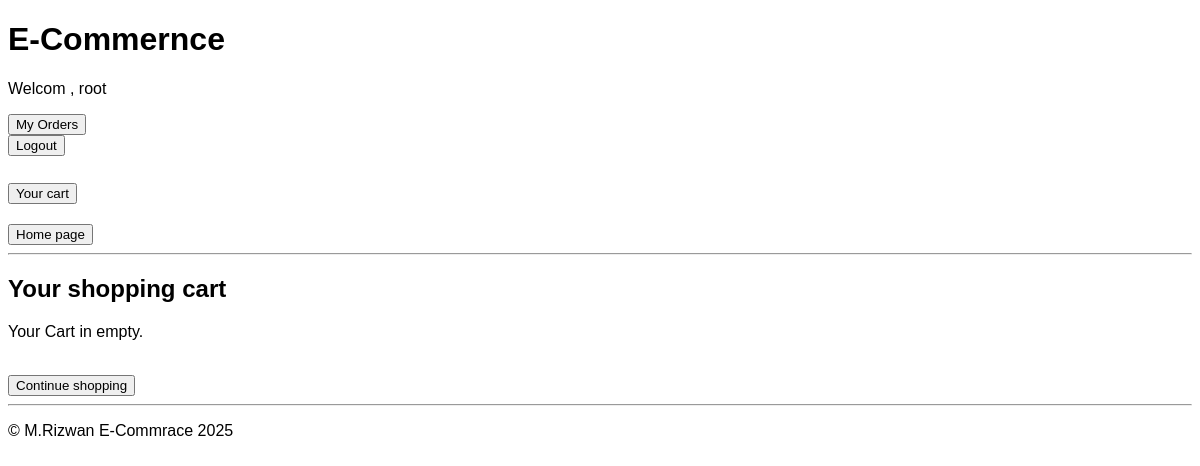
The app's page /cart/ (signed in), older data.
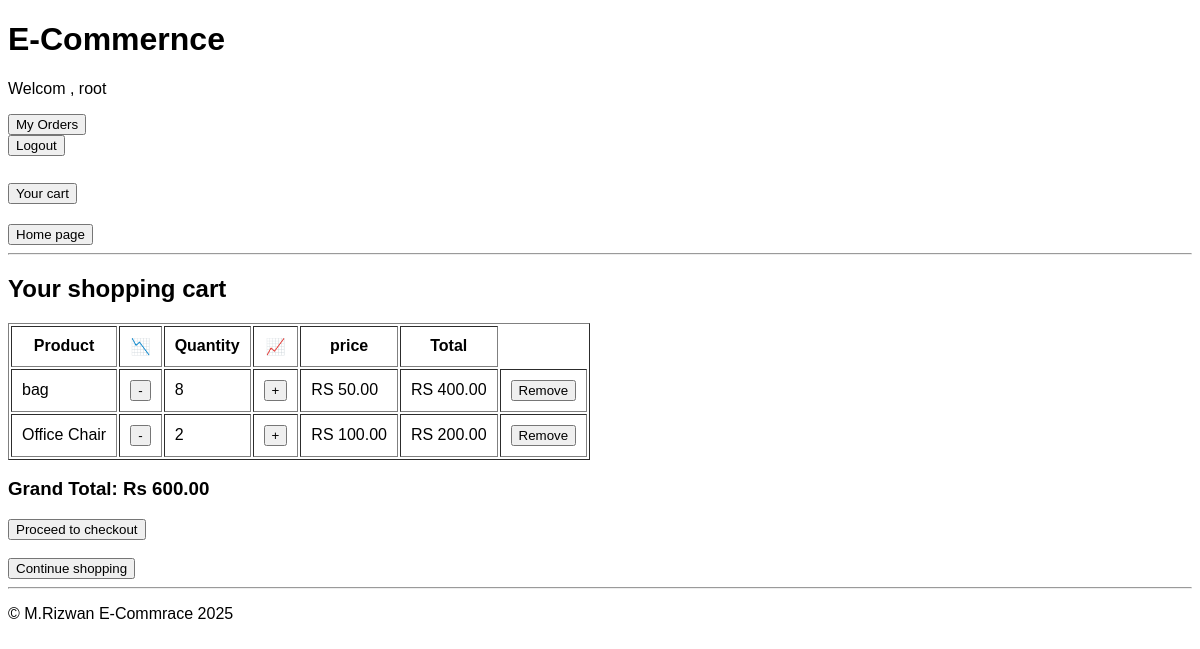
The same page, newer data.
### cart/models.py (models this page shows, shortened)
class CartItem(models.Model):
    cart = models.ForeignKey(Cart, on_delete=models.CASCADE)
    product = models.ForeignKey(Product, on_delete=models.CASCADE)
    quantity = models.PositiveIntegerField(default=1)
    @property
    def total_price(self):
        return self.product.price * self.quantity

### store/models.py (models this page shows, shortened)
class Product(TimeStampedModel):
    name = models.CharField(max_length=200)
    price = models.DecimalField(max_digits=10, decimal_places=2)
    categories = models.ManyToManyField(Category)
    description = models.TextField()

### cart/views.py (the view)
# urls.py: path('', CartDetailView.as_view(), name="cart"),
class CartDetailView(LoginRequiredMixin, TemplateView):
    template_name = "cart/cart.html"
    login_url= "/login/"
    def get_context_data(self, **kwargs):
        context= super().get_context_data(**kwargs)
        cart = Cart.objects.filter(user= self.request.user).first()
        context['cart']= cart
        if cart:
            items = cart.cartitem_set.all()
            total = sum(item.total_price for item in items)
            context['items'] = items
            context['total'] = total
        else:
            context['items'] = []
            context['total'] = 0
        return context

### templates/cart/cart.html (shortened to what this page needs)
{% extends "base.html" %}
{% block content %}
<h2>Your shopping cart</h2>
{% if items %}
<table border="1" cellpadding="10" >
    <tr>
        <th>Product</th>
        <th>📉</th>
        <th>Quantity</th>
        <th>📈</th>
        <th>price</th>
        <th>Total</th>
    </tr>
    {% for item in items %}
    <tr>
        <td>{{item.product.name}} </td>
        <td>
            <form method="post" action="{% url 'update_cart_item' item.id 'decrease' %}">
                <button>-</button>
            </form>
        </td>
        <td>
            {{item.quantity}}
        </td>
        <td>
            <form method="post" action="{% url 'update_cart_item' item.id 'increase' %}">
                <button>+</button>
            </form>
        </td>
        <td>RS {{item.product.price}} </td>
        <td>RS {{item.total_price}} </td>
        <td>
            <form action="{% url 'remove_from_cart' item.id %}" method='post'>
                <button type="submit">Remove</button>
            </form>
        </td>
    </tr>
    {% endfor %}
</table>
    <h3>Grand Total: Rs {{total}} </h3>
    <a href="{% url 'checkout' %}"> <button>Proceed to checkout</button></a><br>
{% else %}
<p>Your Cart in empty.</p>
{% endif %}
<br>
<a href="{% url 'home' %}"><button>Continue shopping</button></a>
{% endblock content %}

Row changes from the older to the newer data that the page shows:
added CartItem: product.name "bag", quantity "8", product.price "50.00", total_price "400.00"
added CartItem: product.name "Office Chair", quantity "2", product.price "100.00", total_price "200.00"
Text that changed along with them:
{{ total }}: (not shown) → "600.00"
text no longer shown: "Your Cart in empty."
text now shown: "Product 📉 Quantity 📈 price Total Grand Total: Rs Proceed to checkout"
